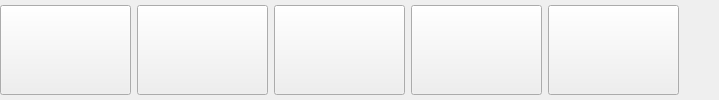
           <widget class="QWidget" name="widget" native="true">
            <layout class="QHBoxLayout" name="horizontalLayout">
             <property name="leftMargin">
              <number>0</number>
             </property>
             <property name="topMargin">
              <number>0</number>
             </property>
             <property name="rightMargin">
              <number>0</number>
             </property>
             <property name="bottomMargin">
              <number>0</number>
             </property>
             <item>
              <widget class="QPushButton" name="btnLessons">
               <property name="minimumSize">
                <size>
                 <width>131</width>
                 <height>90</height>
                </size>
               </property>
               <property name="maximumSize">
                <size>
                 <width>131</width>
                 <height>90</height>
                </size>
               </property>
               <property name="cursor">
                <cursorShape>PointingHandCursor</cursorShape>
               </property>
               <property name="styleSheet">
                <string notr="true">#btnLessons {
	border-image: url(:/Images/Images/btnLessonsInactive.png);
}
#btnLessons:hover {
	border-image: url(:/Images/Images/btnLessonsGlow.png) 0 0 0 0 stretch;
}
#btnLessons:checked { 
	border-image: url(:/Images/Images/btnLessons.png) 0 0 0 0 stretch; 
}
</string>
               </property>
               <property name="text">
                <string/>
               </property>
              </widget>
             </item>
             <item>
              <widget class="QPushButton" name="btnQuiz">
               <property name="minimumSize">
                <size>
                 <width>131</width>
                 <height>90</height>
                </size>
               </property>
               <property name="maximumSize">
                <size>
                 <width>131</width>
                 <height>90</height>
                </size>
               </property>
               <property name="cursor">
                <cursorShape>PointingHandCursor</cursorShape>
               </property>
               <property name="styleSheet">
                <string notr="true">#btnQuiz {
	border-image: url(:/Images/Images/btnQuizInactive.png) 0 0 0 stretch stretch;
}
#btnQuiz:hover {
	border-image: url(:/Images/Images/btnQuizGlow.png) 0 0 0 stretch stretch;
}
#btnQuiz:checked { 
	border-image: url(:/Images/Images/btnQuiz.png) 0 0 0 stretch stretch;
}
</string>
               </property>
               <property name="text">
                <string/>
               </property>
              </widget>
             </item>
             <item>
              <widget class="QPushButton" name="btnExercise">
               <property name="minimumSize">
                <size>
                 <width>131</width>
                 <height>90</height>
                </size>
               </property>
               <property name="maximumSize">
                <size>
                 <width>131</width>
                 <height>90</height>
                </size>
               </property>
               <property name="cursor">
                <cursorShape>PointingHandCursor</cursorShape>
               </property>
               <property name="styleSheet">
                <string notr="true">#btnExercise {
	border-image: url(:/Images/Images/btnExercisesInactive.png);
}
#btnExercise:hover {
	border-image: url(:/Images/Images/btnExercisesGlow.png);
}
#btnExercise:checked { 
	border-image: url(:/Images/Images/btnExercises.png);
}
</string>
               </property>
               <property name="text">
                <string/>
               </property>
              </widget>
             </item>
             <item>
              <widget class="QPushButton" name="btnScores">
               <property name="minimumSize">
                <size>
                 <width>131</width>
                 <height>90</height>
                </size>
               </property>
               <property name="maximumSize">
                <size>
                 <width>131</width>
                 <height>90</height>
                </size>
               </property>
               <property name="cursor">
                <cursorShape>PointingHandCursor</cursorShape>
               </property>
               <property name="styleSheet">
                <string notr="true">#btnScores {
	border-image: url(:/Images/Images/btnScoresInactive.png);
}
#btnScores:hover {
	border-image: url(:/Images/Images/btnScoresGlow.png);
}
#btnScores:checked {
	border-image: url(:/Images/Images/btnScores.png);
}
</string>
               </property>
               <property name="text">
                <string/>
               </property>
              </widget>
             </item>
             <item>
              <widget class="QPushButton" name="btnGames">
               <property name="minimumSize">
                <size>
                 <width>131</width>
                 <height>90</height>
                </size>
               </property>
               <property name="maximumSize">
                <size>
                 <width>131</width>
                 <height>90</height>
                </size>
               </property>
               <property name="cursor">
                <cursorShape>PointingHandCursor</cursorShape>
               </property>
               <property name="styleSheet">
                <string notr="true">#btnGames {
	border-image: url(:/Images/Images/buttonGamesInactive.png);
}
#btnGames:hover {
	border-image: url(:/Images/Images/buttonGamesGlow.png);
}
#btnGames:checked {
	border-image: url(:/Images/Images/buttonGames.png);
}
</string>
               </property>
               <property name="text">
                <string/>
               </property>
              </widget>
             </item>
             <item>
              <spacer name="horizontalSpacer">
               <property name="orientation">
                <enum>Qt::Horizontal</enum>
               </property>
               <property name="sizeHint" stdset="0">
                <size>
                 <width>40</width>
                 <height>20</height>
                </size>
               </property>
              </spacer>
             </item>
            </layout>
           </widget>
